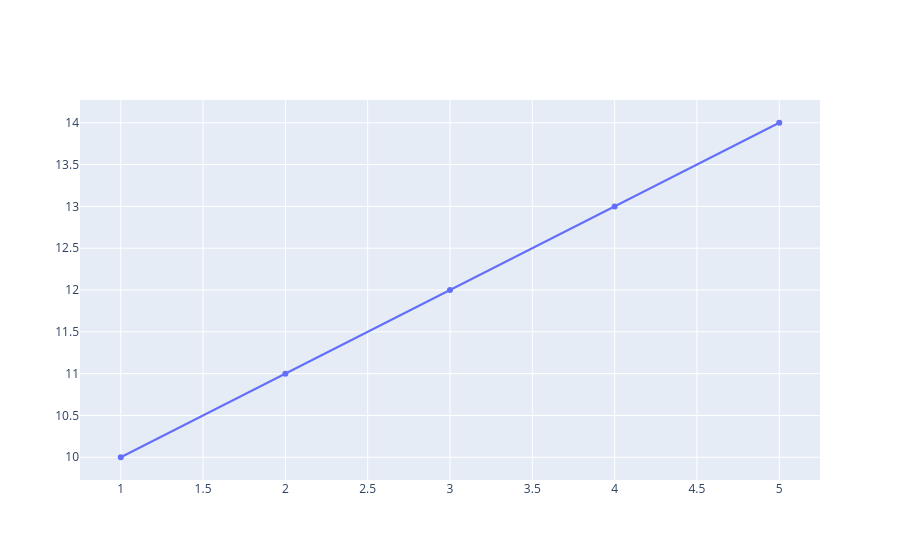

The code cell stored with this chart in its notebook:
### Code cell
import plotly.graph_objects as go

# Define x and y values
x = [1, 2, 3, 4, 5]
y = [10, 11, 12, 13, 14]

# Create the plot
fig = go.Figure(go.Scatter(x=x, y=y))

# Show the plot
fig.show()

### Figure 1 — Plotly figure (JSON) as saved in the notebook; plotly's stock layout.template omitted (floating-point values rounded to 4 significant figures)
{"data": [{"type": "scatter", "x": [1, 2, 3, 4, 5], "y": [10, 11, 12, 13, 14]}], "layout": {"autosize": true, "xaxis": {"autorange": true, "range": [0.7511, 5.249], "type": "linear"}, "yaxis": {"autorange": true, "range": [9.67, 14.33], "type": "linear"}}}
